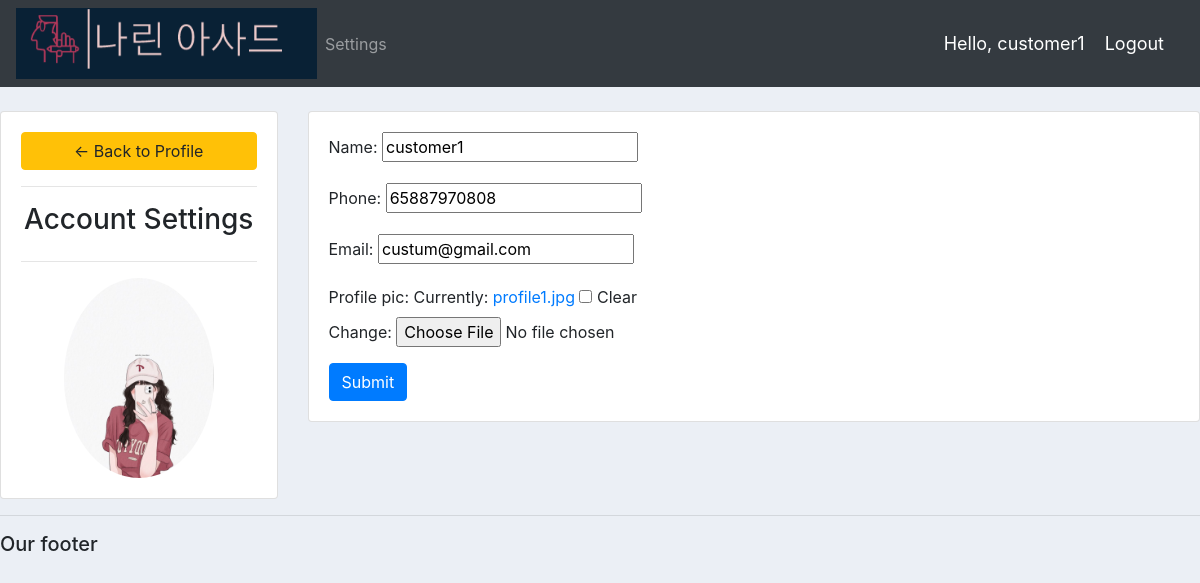
Page /account/ (signed in) on the committed database.
### accounts/models.py (models this page shows, shortened)
class Customer(models.Model):
	user = models.OneToOneField(User, null=True, blank=True, on_delete=models.CASCADE)
	name = models.CharField(max_length=200, null=True)
	phone = models.CharField(max_length=200, null=True)
	email = models.CharField(max_length=200, null=True)
	profile_pic = models.ImageField(default="profile1.jpg", null=True, blank=True)
	date_created = models.DateTimeField(auto_now_add=True, null=True)

### accounts/decorators.py (the view)
        def wrapper_func(request, *args, **kwargs):
            group = None
            if request.user.groups.exists():
                group = request.user.groups.all()[0].name
            if group in allowed_roles:
                return view_func(request, *args, **kwargs)
            else:
                return HttpResponse('You are not authorized to view this page')

### accounts/forms.py
class CustomerForm(ModelForm):
	class Meta:
		model = Customer
		fields = '__all__'
		exclude = ['user']

### accounts/views.py (called while the page is built)
@login_required(login_url='login')
@allowed_users(allowed_roles=['customer'])
def accountSettings(request):
	customer = request.user.customer
	form = CustomerForm(instance=customer)
	if request.method == 'POST':
		form = CustomerForm(request.POST, request.FILES,instance=customer)
		if form.is_valid():
			form.save()
	context = {'form':form}
	return render(request, 'accounts/account_settings.html', context)

### accounts/templates/accounts/account_settings.html (shortened to what this page needs)
{%  extends 'accounts/main.html' %}
{% load static %}
{% block content %}
<br>
<div class="row">
	<div class="col-md-3">
		<div class="card card-body">
			<a class="btn btn-warning" href="{% url 'home' %}"> &#8592; Back to Profile</a>
			<hr>
			<h3 style="text-align: center">Account Settings</h3>
			<hr>
			<img class="profile-pic" src="{{request.user.customer.profile_pic.url}}" >
		</div>
	</div>
	<div class="col-md-9">
		<div class="card card-body">
			<form method="POST" action="" enctype="multipart/form-data">
				{{form.as_p}}
			<input class="btn btn-primary" type="submit" name="Update Information">
			</form>
		</div>
	</div>
</div>
{% endblock %}

### accounts/templates/accounts/navbar.html (shortened to what this page needs)
{% load static %}
<nav class="navbar navbar-expand-lg navbar-dark bg-dark">
 <img src="{% static 'images/e.png' %}">
  <div class="collapse navbar-collapse" id="navbarNav">
    <ul class="navbar-nav">
      {% if request.user.is_staff %}
      <li class="nav-item active">
        <a class="nav-link" href="{% url 'home' %}">Dashboard</a>
      </li>
      <li class="nav-item">
        <a class="nav-link" href="{% url 'products' %}">Products</a>
      </li>
      {% else %}
       <li class="nav-item">
        <a class="nav-link" href="{% url 'account' %}">Settings</a>
      </li>
      {% endif %}
    </ul>
  </div>
  <span class="hello-msg">Hello, {{request.user}}</span>
  <span ><a  class="hello-msg" href="{% url 'logout' %}">Logout</a></span>
</nav>

### static/css/main.css (style rules this page uses)
body { background-color: #ebeff5; }

### accounts/templates/accounts/navbar.html (style rules this page uses)
.hello-msg { font-size: 18px; color: #fff; margin-right: 20px; }

### accounts/templates/accounts/account_settings.html (style rules this page uses)
.profile-pic { max-width: 200px; max-height:200px; margin: 0 auto; border-radius: 50%; }

### rows in the picture
Customer: name "customer1", phone "65887970808", email "custum@gmail.com"

### other values in the picture
{{ request.user }} "customer1"
